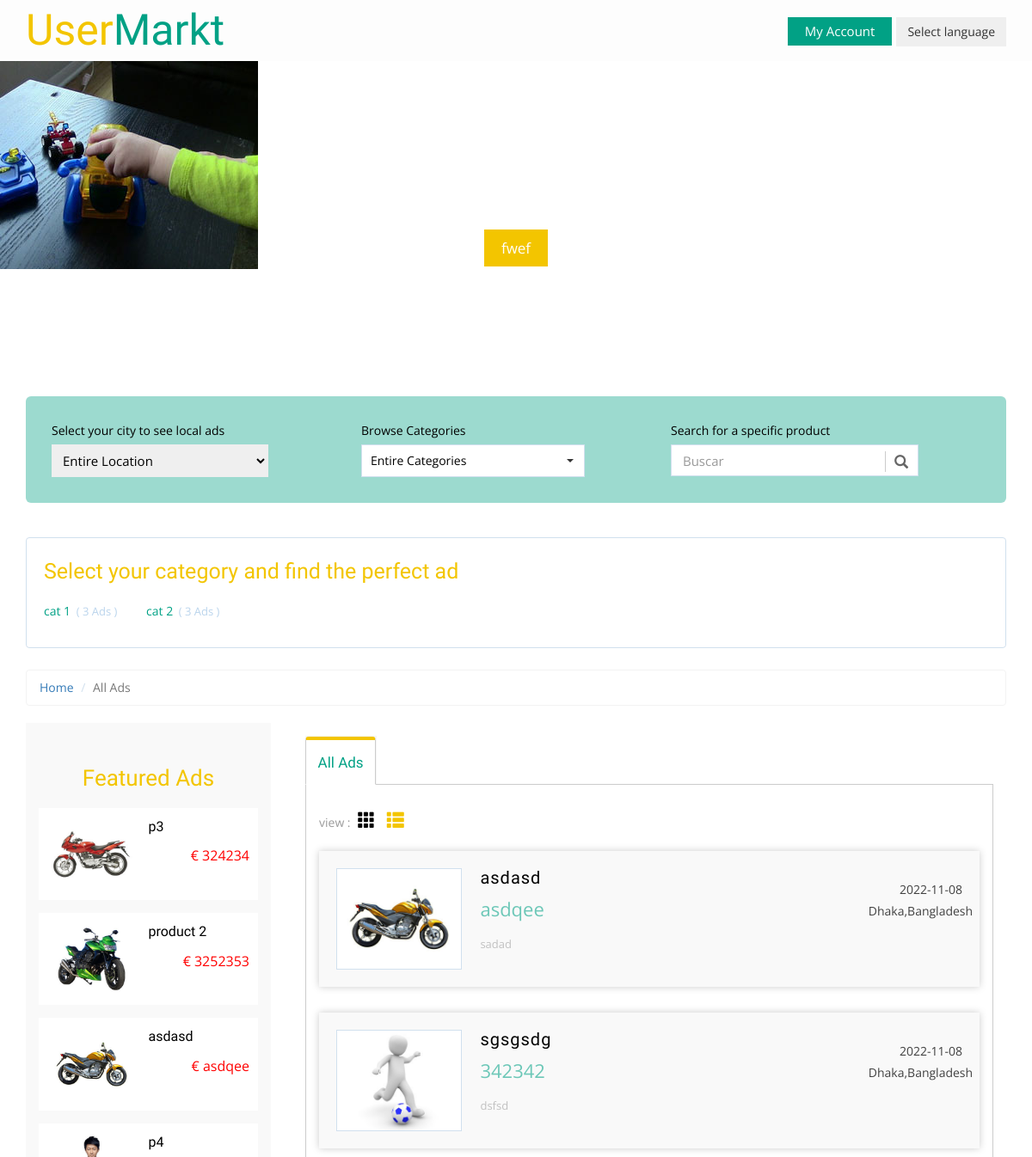
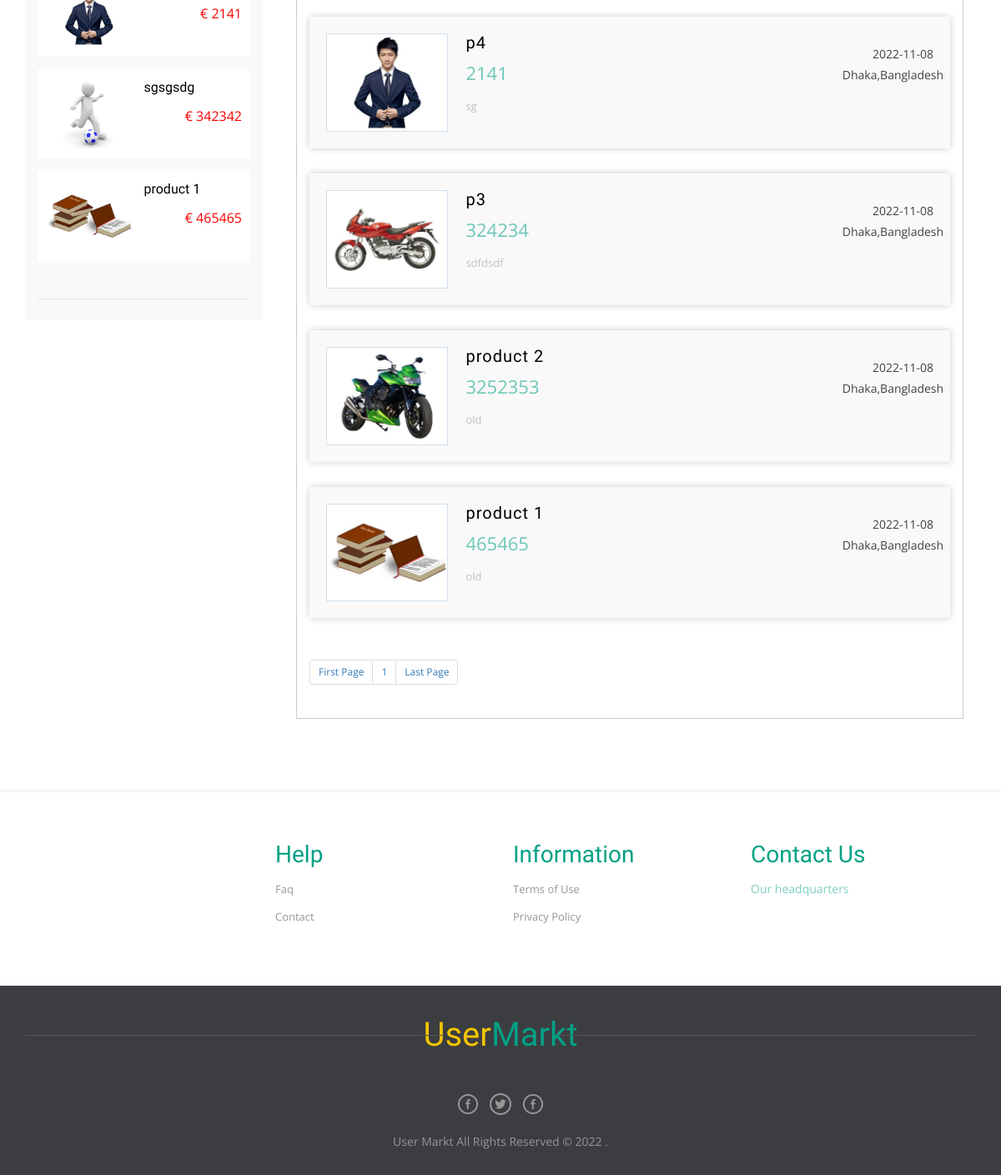
/all-classifieds.php, run on an earlier commit of the app's database (2 pictures, top to bottom).
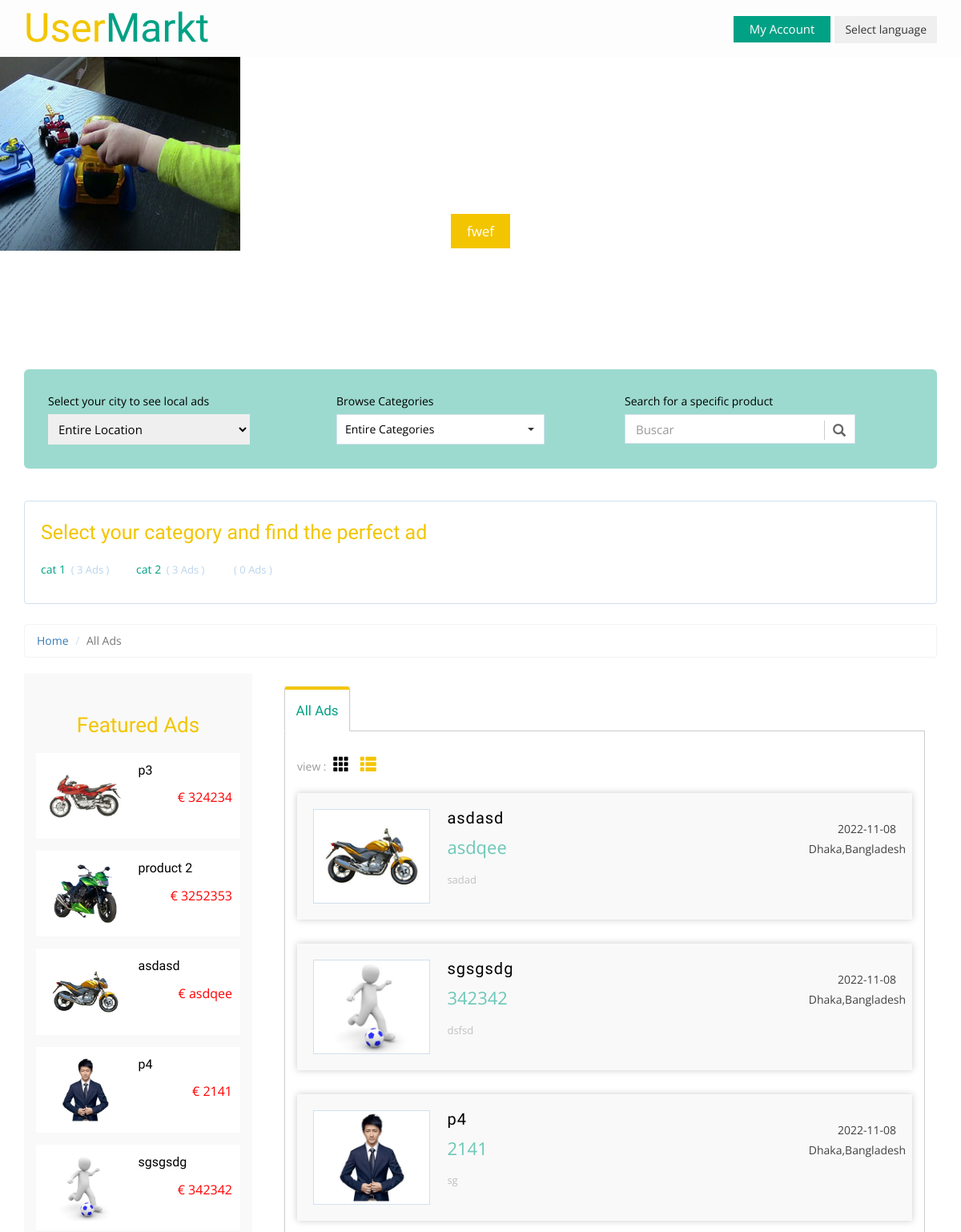
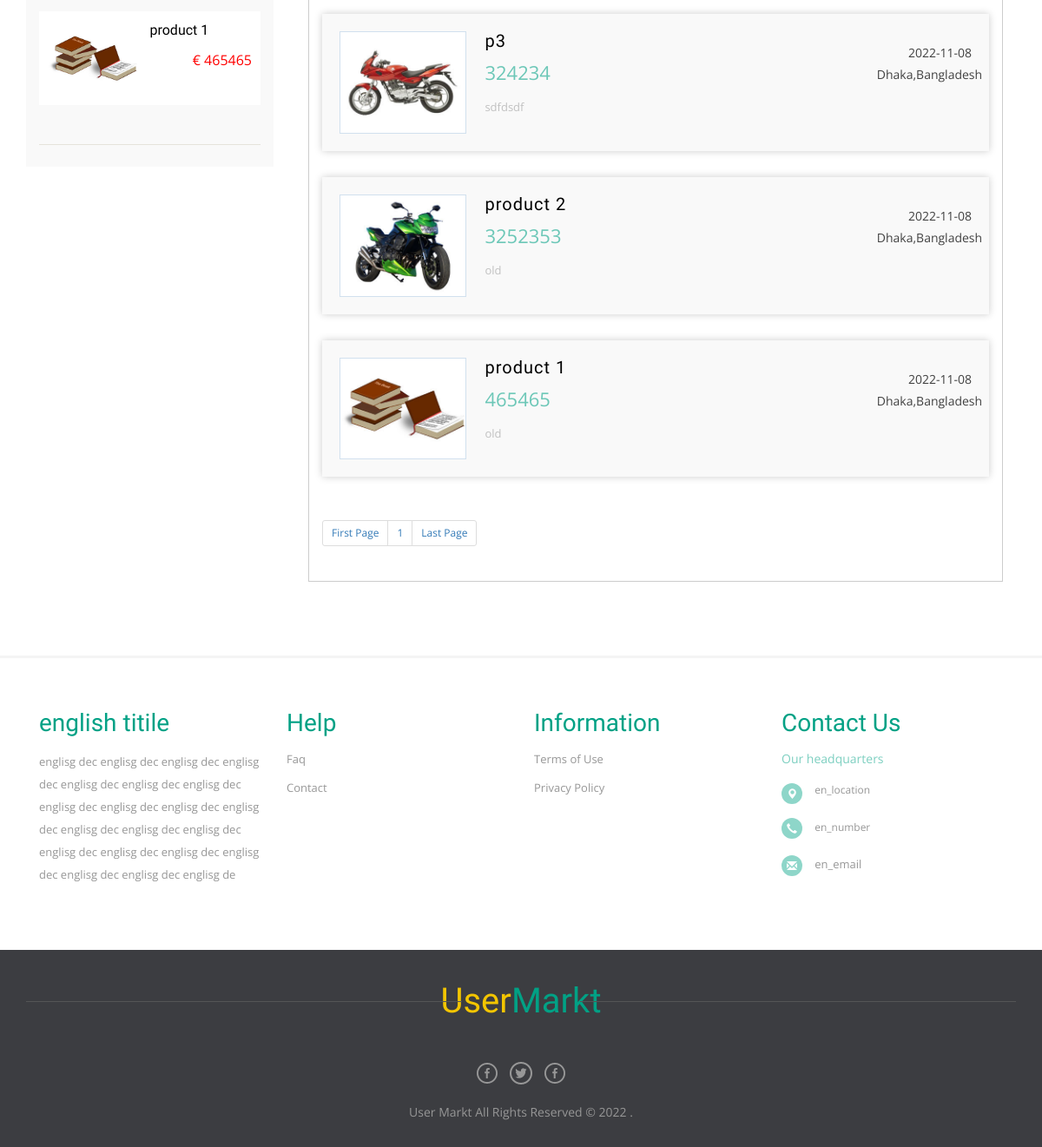
And on a later commit of the database (2 pictures, top to bottom).
### tables this page shows
CREATE TABLE `category` (
  `id` int(11) NOT NULL,
  `cat_id` int(11) NOT NULL,
  `en_title` varchar(250) NOT NULL,
  `de_title` varchar(250) NOT NULL,
  `icon` varchar(250) NOT NULL,
  `en_banner_title` varchar(250) NOT NULL,
  `de_banner_title` varchar(250) NOT NULL,
  `en_banner_dec` varchar(250) NOT NULL,
  `de_banner_dec` varchar(250) NOT NULL,
  `en_botton_text` varchar(250) NOT NULL,
  `de_botton_text` varchar(250) NOT NULL,
  `button_url` varchar(250) NOT NULL,
  `banner_img` varchar(250) NOT NULL
);

CREATE TABLE `adds` (
  `id` int(11) NOT NULL,
  `P_title` varchar(250) NOT NULL,
  `P_catagory` int(11) NOT NULL,
  `p_sub_catagory` int(11) NOT NULL,
  `p_decription` text NOT NULL,
  `P_city` varchar(250) NOT NULL,
  `p_sate` varchar(250) NOT NULL,
  `p_price` varchar(250) NOT NULL,
  `p_condition` varchar(250) NOT NULL,
  `P_item_type` varchar(250) NOT NULL,
  `p_contact_number` varchar(250) NOT NULL,
  `P_imag1` varchar(250) NOT NULL,
  `P_imag2` varchar(250) NOT NULL,
  `P_imag3` varchar(250) NOT NULL,
  `P_imag4` varchar(250) NOT NULL,
  `time` timestamp NOT NULL DEFAULT current_timestamp(),
  `city` varchar(250) NOT NULL,
  `county` varchar(250) NOT NULL,
  `zip_code` varchar(250) NOT NULL,
  `uni_id` varchar(250) NOT NULL
);

CREATE TABLE `footer` (
  `id` int(11) NOT NULL,
  `en_titile` varchar(250) NOT NULL,
  `de_titile` varchar(250) NOT NULL,
  `en_dec` varchar(250) NOT NULL,
  `de_dec` varchar(250) NOT NULL
);

CREATE TABLE `contact_info` (
  `id` int(11) NOT NULL,
  `en_location` varchar(110) NOT NULL,
  `de_location` varchar(110) NOT NULL,
  `en_number` varchar(110) NOT NULL,
  `de_number` varchar(110) NOT NULL,
  `en_email` varchar(110) NOT NULL,
  `de_email` varchar(110) NOT NULL
);

### lib/view.php (called while the page is built, shortened)
<?php
Class Database{
	public $host   = DB_HOST;
	public $user   = DB_USER;
	public $pass   = DB_PASS;
	public $dbname = DB_NAME;
	public $link;
	private function connectDB(){
	$this->link = new mysqli($this->host, $this->user, $this->pass, $this->dbname);
 }
	public function select($query){
		$result = $this->link->query($query) or die($this->link->error.__LINE__);
		if($result->num_rows > 0){
			return $result;
		} else {
			return false;
		}
	}
}

### all-classifieds.php (the view, shortened to what this page needs)
<?php include 'inc/hader.php'; ?>
<?php include 'inc/templect/baner.php'; ?>
	<div class="total-ads main-grid-border">
		<div class="container">
        <?php include 'inc/templect/scarch.php'; ?>
        <?php include 'inc/templect/cat-list.php'; ?>
  <?php
                  $per_page = 9;
                  if (isset($_GET["page"])) {
                    $page= $_GET["page"];
                  }else{
                    $page =1;
                  }
                  $start_from = ($page-1) * $per_page;
                  ?>
			<ol class="breadcrumb" style="margin-bottom: 5px;">
			  <li><a href="index.php">Home</a></li>
			  <li class="active">All Ads</li>
			</ol>
			<div class="ads-grid">
				<?php include 'inc/templect/side-bar.php'; ?>
				<div class="ads-display col-md-9">
					<div class="wrapper">
					<div class="bs-example bs-example-tabs" role="tabpanel" data-example-id="togglable-tabs">
					  <ul id="myTab" class="nav nav-tabs nav-tabs-responsive" role="tablist">
						<li role="presentation" class="active">
						  <a href="#home" id="home-tab" role="tab" data-toggle="tab" aria-controls="home" aria-expanded="true">
							<span class="text">All Ads</span>
						  </a>
						</li>
					  </ul>
					  <div id="myTabContent" class="tab-content">
						<div role="tabpanel" class="tab-pane fade in active" id="home" aria-labelledby="home-tab">
						   <div>
							 <div id="container">
								<div class="view-controls-list" id="viewcontrols">
									<label>view :</label>
									<a class="gridview"><i class="glyphicon glyphicon-th"></i></a>
									<a class="listview active"><i class="glyphicon glyphicon-th-list"></i></a>
								</div>
								<div class="clearfix"></div>
							<ul class="list">
 <?php
                          $query = "select * from adds order by id desc limit $start_from, $per_page";
                          $post = $db->select($query);
                          if ($post) {
                            while ($result= $post -> fetch_assoc()) {
                            ?>
								<a href="single.php? $id=<?php echo $result['id']; ?>">
									<li>
									<img src="uploads/<?php echo $result['P_imag1']; ?>" title="" alt="" />
									<section class="list-left">
									<h5 class="title"><?php echo $result['P_title']; ?></h5>
									<span class="adprice"><?php echo $result['p_price']; ?></span>
									<p class="catpath"><?php echo $result['p_condition']; ?></p>
									</section>
									<section class="list-right">
									<span class="date"><?php $dbtime =strtotime($result['time']);echo  date("Y-m-d", "$dbtime")?></span>
									<span class="cityname"><?php echo $result['city']; ?>,<?php echo $result['county']; ?></span>
									</section>
									<div class="clearfix"></div>
									</li>
								</a>
<?php }?>
							</ul>
						</div>
							</div>
						</div>
						<ul class="pagination pagination-sm">
 <?php
                      $query = "select * from adds";
                      $result = $db->select($query);
                      $total_rows = mysqli_num_rows($result);
                      $total_page = ceil ($total_rows/$per_page);?>
                      <?php
                      echo " <li><a href='all-classifieds.php?page=1'>First Page</a></li>";
                      for ($i=1; $i<= $total_page; $i++) {
                       echo "<li><a class='page-numbers' href='all-classifieds.php?page=".$i." '>".$i. "</a></li>";
                       }
                       echo "<li><a href='all-classifieds.php?page=$total_page'>Last Page</a></span></li>"?>
    <?php } ?>
						</ul>
					  </div>
					</div>
				</div>
				</div>
				<div class="clearfix"></div>
			</div>
		</div>
	</div>
	<?php include 'inc/foter.php'; ?>

### inc/hader.php (shortened to what this page needs)
<?php include 'lib/view.php'; ?>
<?php
$lang = "en";
?>
<?php
 $db = new Database();
 ?>
<!DOCTYPE html>
<html>
<head>
<link rel="stylesheet" href="css/bootstrap.min.css">
<link rel="stylesheet" href="css/bootstrap-select.css">
<link href="css/style.css" rel="stylesheet" type="text/css" media="all" />
<link rel="stylesheet" href="css/flexslider.css" type="text/css" media="screen" />
<link rel="stylesheet" href="css/font-awesome.min.css" />
<link rel="stylesheet" type="text/css" href="css/jquery-ui1.css">
<link href="css/jquery.uls.css" rel="stylesheet"/>
<link href="css/jquery.uls.grid.css" rel="stylesheet"/>
<link href="css/jquery.uls.lcd.css" rel="stylesheet"/>
    <link rel="stylesheet" type="text/css" href="css/easy-responsive-tabs.css " />
</head>
<body>
  <div class="header">
    <div class="container">
      <div class="logo">
        <a href="index.php"><span>User</span>Markt</a>
      </div>
      <div class="header-right">
        <ul class="hader-list-itam">
          <li>
            <a class="account" href="profile/index.php">My Account</a>
          </li>
          <li>
            <div class="dropdown lang-dropdown">
              <button class="btn btn-secondary dropdown-toggle" type="button" id="dropdownMenuButton" data-toggle="dropdown" aria-haspopup="true" aria-expanded="false">
                Select language
              </button>
            </div>
          </li>
        </ul>
    </div>
    </div>
  </div>

### inc/templect/baner.php (shortened to what this page needs)
<?php
if (!isset($_GET['$id']) || $_GET['$id']==NULL  ) {
  $query = "select * from category where cat_id= 43050";
  $post = $db->select($query);
  if ($post) {
  $result= $post -> fetch_assoc(); ?>
  <div class="main-banner banner text-center">
	  <div class="container">
			<h1><?php echo $result[$lang.'_banner_title']; ?></h1>
			<p><?php echo $result[$lang.'_banner_dec']; ?></p>
			<a href="<?php echo $result['button_url']; ?>"><?php echo $result[$lang.'_botton_text']; ?></a>
	  </div>
	</div>
     <?php      }}else{
             $id= $_GET['$id'];
  $query = "select * from category where cat_id= $id";
  $post = $db->select($query);
  if ($post) {
  $result= $post -> fetch_assoc(); ?>
  <div class="main-banner banner text-center">
	  <div class="container">
			<h1><?php echo $result[$lang.'_banner_title']; ?></h1>
			<p><?php echo $result[$lang.'_banner_dec']; ?></p>
			<a href="<?php echo $result['button_url']; ?>"><?php echo $result[$lang.'_botton_text']; ?></a>
	  </div>
	</div>
<style type="text/css">
		.banner {
	background:url('uploads/<?php echo $result['banner_img'];?>') no-repeat 0px 0px;
}
.main-banner {
	background:url('uploads/<?php echo $result['banner_img'];?>') no-repeat 0px 0px;
}
	</style>
<?php
 } }
?>

### inc/templect/scarch.php (shortened to what this page needs)
<div class="select-box">
	<form action="search.php"  method="get">
	<div class="select-city-for-local-ads ads-list">
		<label>Select your city to see local ads</label>
			<select name="search_location">
				<option  value="">Entire Location</option>
            </select>
	</div>
	<div class="browse-category ads-list">
		<label>Browse Categories</label>
		<select name="search_cat" class="selectpicker show-tick" data-live-search="true">
                    <option value="">Entire Categories</option>
		</select>
	</div>
	<div class="search-product ads-list">
		<label>Search for a specific product</label>
		<div class="search">
			<div id="custom-search-input">
			<div class="input-group">
				<input name="search_text" type="text" class="form-control input-lg" placeholder="Buscar" />
				<span class="input-group-btn">
					<button type="submit" value="Search" class="btn btn-info btn-lg" >
						<i class="glyphicon glyphicon-search"></i>
					</button>
				</span>
			</div>
		</div>
		</div>
	</div>
</div>

### inc/templect/cat-list.php (shortened to what this page needs)
			<div class="all-categories">
				<h3> Select your category and find the perfect ad</h3>
				<ul class="all-cat-list">
						 <?php
                          $query = "select * from category";
                          $post = $db->select($query);
                          if ($post) {
                            while ($result= $post -> fetch_assoc()) {
                            ?>
					<li><a href="cat-ads.php? $id=<?php echo $result['cat_id']; ?>">
						<?php echo $result[$lang.'_title']; ?>
						<span class="num-of-ads">(<?php
										$gat_cat2= $result['cat_id'];
										$sql="select * from adds where P_catagory = $gat_cat2";
										if ($result3=mysqli_query($con,$sql))
										{
										$rowcount=mysqli_num_rows($result3); ?>
										<span><?php echo $rowcount; ?> Ads</span>
										<?php
										}
										?>
)</span></a>
					</li>
                         <?php }} ?>
				</ul>
			</div>

### inc/templect/side-bar.php (shortened to what this page needs)
<div class="side-bar col-md-3">
				<div class="featured-ads">
					<h2 class="sear-head fer">Featured Ads</h2>
					 <?php
                          $query = "SELECT * FROM adds
ORDER BY RAND()
LIMIT 6;";
                          $post = $db->select($query);
                          if ($post) {
                            while ($result= $post -> fetch_assoc()) {
                            ?>
					<div class="featured-ad">
						<a href="single.php? $id=<?php echo $result['id']; ?>">
							<div class="featured-ad-left">
								<img src="uploads/<?php echo $result['P_imag1']; ?>" title="ad image" alt="" />
							</div>
							<div class="featured-ad-right">
								<h4><?php echo $result['P_title']; ?></h4>
								<p>€ <?php echo $result['p_price']; ?></p>
							</div>
							<div class="clearfix"></div>
						</a>
					</div>
					 <?php }} ?>
				</div>
				</div>

### inc/foter.php (shortened to what this page needs)
    <footer>
      <div class="footer-top">
        <div class="container">
          <div class="foo-grids">
            <div class="col-md-3 footer-grid">
               <?php
                          $query = "select * from footer  order by id desc";
                          $post = $db->select($query);
                          if ($post) {
                           $result= $post -> fetch_assoc();
                            ?>
              <h4 class="footer-head"><?php echo $result[$lang.'_titile']; ?></h4>
              <p><?php echo $result[$lang.'_dec']; ?></p>
            <?php } ?>
            </div>
            <div class="col-md-3 footer-grid">
              <h4 class="footer-head">Help</h4>
              <ul>
                <li><a href="faq.php">Faq</a></li>
                <li><a href="contact.php">Contact</a></li>
              </ul>
            </div>
            <div class="col-md-3 footer-grid">
              <h4 class="footer-head">Information</h4>
              <ul>
                <li><a href="terms.php">Terms of Use</a></li>
                <li><a href="privacy.php">Privacy Policy</a></li>
              </ul>
            </div>
            <div class="col-md-3 footer-grid">
              <h4 class="footer-head">Contact Us</h4>
              <span class="hq">Our headquarters</span>
              <address>
                <ul class="location">
                  <?php
                          $query = "select * from contact_info  order by id desc";
                          $post = $db->select($query);
                          if ($post) {
                           $result= $post -> fetch_assoc();
                            ?>
                  <li><span class="glyphicon glyphicon-map-marker"></span></li>
                  <li><?php echo $result[$lang.'_location']; ?></li>
                  <div class="clearfix"></div>
                </ul>
                <ul class="location">
                  <li><span class="glyphicon glyphicon-earphone"></span></li>
                  <li><?php echo $result[$lang.'_number']; ?></li>
                  <div class="clearfix"></div>
                </ul>
                <ul class="location">
                  <li><span class="glyphicon glyphicon-envelope"></span></li>
                  <li><a href="mailto:<?php echo $result[$lang.'_email']; ?>"><?php echo $result[$lang.'_email']; ?></a></li>
                  <div class="clearfix"></div>
                  <?php } ?>
                </ul>
              </address>
            </div>
            <div class="clearfix"></div>
          </div>
        </div>
      </div>
      <div class="footer-bottom text-center">
      <div class="container">
        <div class="footer-logo">
          <a href="index.php"><span>User</span>Markt</a>
        </div>
        <div class="footer-social-icons">
          <ul>
            <li><a class="facebook" href="#"><span>Facebook</span></a></li>
            <li><a class="twitter" href="#"><span>Twitter</span></a></li>
            <li><a class="instagram" href="#"><span>instagram</span></a></li>
          </ul>
        </div>
        <div class="copyrights">
          <p>User Markt All Rights Reserved © <?php  print(date("Y")) ?> . </p>
        </div>
      </div>
    </div>
    </footer>
</body>
</html>

### css/easy-responsive-tabs.css (style rules this page uses)
ul.resp-tabs-list, p { margin: 0px; padding: 0px; }

What changed in the data, as far as the page shows it:
added category: rowcount "0"
added footer: en_titile "english titile", en_dec "englisg dec englisg dec englisg dec englisg dec englisg dec englisg dec englisg dec englisg dec englisg dec englisg dec englisg dec englisg dec englisg dec englisg dec englisg dec englisg dec englisg dec englisg dec englisg dec englisg dec englisg de"
added contact_info: en_location "en_location", en_number "en_number", en_email "en_email"
